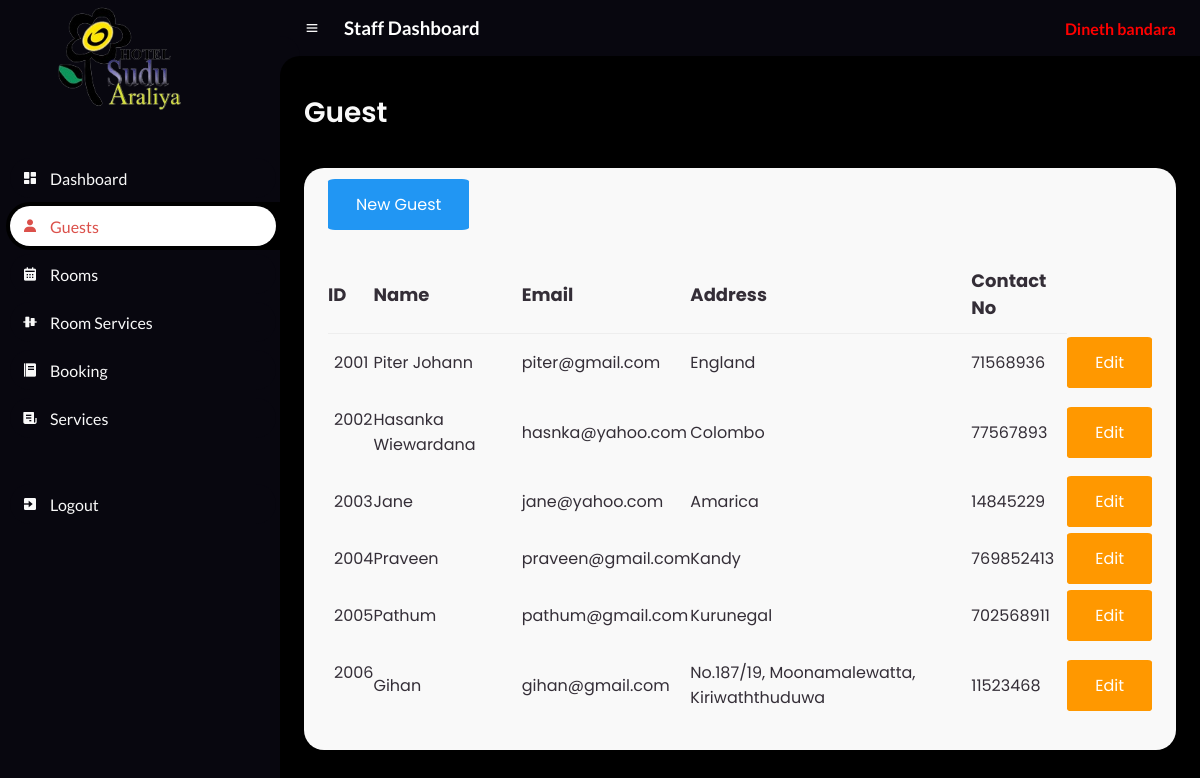
The page /Staff/Guest.php (signed in) on the database its author committed.
### tables this page shows
CREATE TABLE `guest` (
  `id` int(50) NOT NULL,
  `Name` varchar(50) NOT NULL,
  `Email` varchar(50) NOT NULL,
  `Address` varchar(50) NOT NULL,
  `C_No` int(50) NOT NULL
);

### Staff/GuestBody.php (the view, shortened to what this page needs)
<main>
	<div class="head-title">
		<div class="left">
			<h1>Guest</h1>
		</div>
	</div>
	<div class="table-data">
		<div class="order">
        <a class="btn info" href="Guest_Create.php" role="button"> New Guest</a>
			<br><br><br>
			<table class="table">
				<thead>
					<tr>
						<th style="font-size: large;">ID</th>
						<th style="font-size: large;">Name</th>
						<th style="font-size: large;">Email</th>
						<th style="font-size: large;">Address</th>
						<th style="font-size: large;">Contact No</th>
					</tr>
				</thead>
				<tbody>
					<?php
					$servername = "localhost";
					$username = "root";
					$password = "";
					$database = "hms";
					$connection = new mysqli($servername, $username, $password, $database);
					$sql = "SELECT * FROM guest";
					$result = $connection->query($sql);
					while ($row = $result->fetch_assoc()) {
						echo "
                    <tr>
                    <td>$row[id]</td>
                    <td>$row[Name]</td>
                    <td>$row[Email]</td>
                    <td>$row[Address]</td>
					<td>$row[C_No]</td>
                    <td >
                        <a class='btn warning btn-sm' href='Guest_Edit.php?id=$row[id]'>Edit</a>
                    </td>
                </tr>
                    ";
					}
					?>
				</tbody>
			</table>
		</div>
	</div>
</main>

### Staff/css/style.css (style rules this page uses)
* { margin: 0; padding: 0; box-sizing: border-box; }
a { text-decoration: none; }
:root { --poppins: 'Poppins', sans-serif; --lato: 'Lato', sans-serif; --light: #F9F9F9; --blue: #3C91E6; --light-blue: #CFE8FF; --grey: #eee; --dark-grey: #AAAAAA; --dark: #342E37; --red: #DB504A; --yellow: #FFCE26; --light-yellow: #FFF2C6; --orange: #FD7238; --light-orange: #FFE0D3; --black: #000000; --light-black: #1b1a1a; --li-black: #6F6C6C ; --slow-black:#08070f ; --lime:lime; }
html { overflow-x: hidden; }
body { overflow-x: hidden; background-color: black; }
#content main { width: 100%; padding: 36px 24px; font-family: var(--poppins); max-height: calc(100vh - 56px); overflow-y: auto; }
#content main .head-title { display: flex; align-items: center; justify-content: space-between; grid-gap: 16px; flex-wrap: wrap; }
#content main .head-title .left h1 { font-size: 28px; font-weight: 600; margin-bottom: 10px; color: var(--light); }
#content main .table-data { display: flex; flex-wrap: wrap; grid-gap: 24px; margin-top: 24px; width: 100%; color: var(--dark); }
#content main .table-data > div { border-radius: 20px; background: var(--light); padding: 24px; overflow-x: auto; }
#content main .table-data .order { flex-grow: 1; flex-basis: 500px; }
#content main .table-data .order table { width: 100%; border-collapse: collapse; }
#content main .table-data .order table th { padding-bottom: 12px; font-size: 13px; text-align: left; border-bottom: 1px solid var(--grey); }
#content main .table-data .order table td { padding: 16px 0; }
#content main .table-data .order table tr td:first-child { display: flex; align-items: center; grid-gap: 12px; padding-left: 6px; }

### Staff/css/btn.css (style rules this page uses)
.btn { border: none; color: white; padding: 14px 28px; cursor: pointer; border-radius: 5%; }
.info { background-color: #2196F3; }
.warning { background-color: #ff9800; }

### Staff/Included/navContainer.php (style rules this page uses)
* { text-decoration: none; }

### rows shown on the page
guest: id "2001", Name "Piter Johann", Email "piter@gmail.com", Address "England", C_No "71568936"
guest: id "2002", Name "Hasanka Wiewardana", Email "hasnka@yahoo.com", Address "Colombo", C_No "77567893"
guest: id "2003", Name "Jane", Email "jane@yahoo.com", Address "Amarica", C_No "14845229"
guest: id "2004", Name "Praveen", Email "praveen@gmail.com", Address "Kandy", C_No "769852413"
guest: id "2005", Name "Pathum", Email "pathum@gmail.com", Address "Kurunegal", C_No "702568911"
guest: id "2006", Name "Gihan", Email "gihan@gmail.com", Address "No.187/19, Moonamalewatta, Kiriwaththuduwa", C_No "11523468"

### other values the page prints
$_SESSION['staff_name'] "Dineth bandara"
